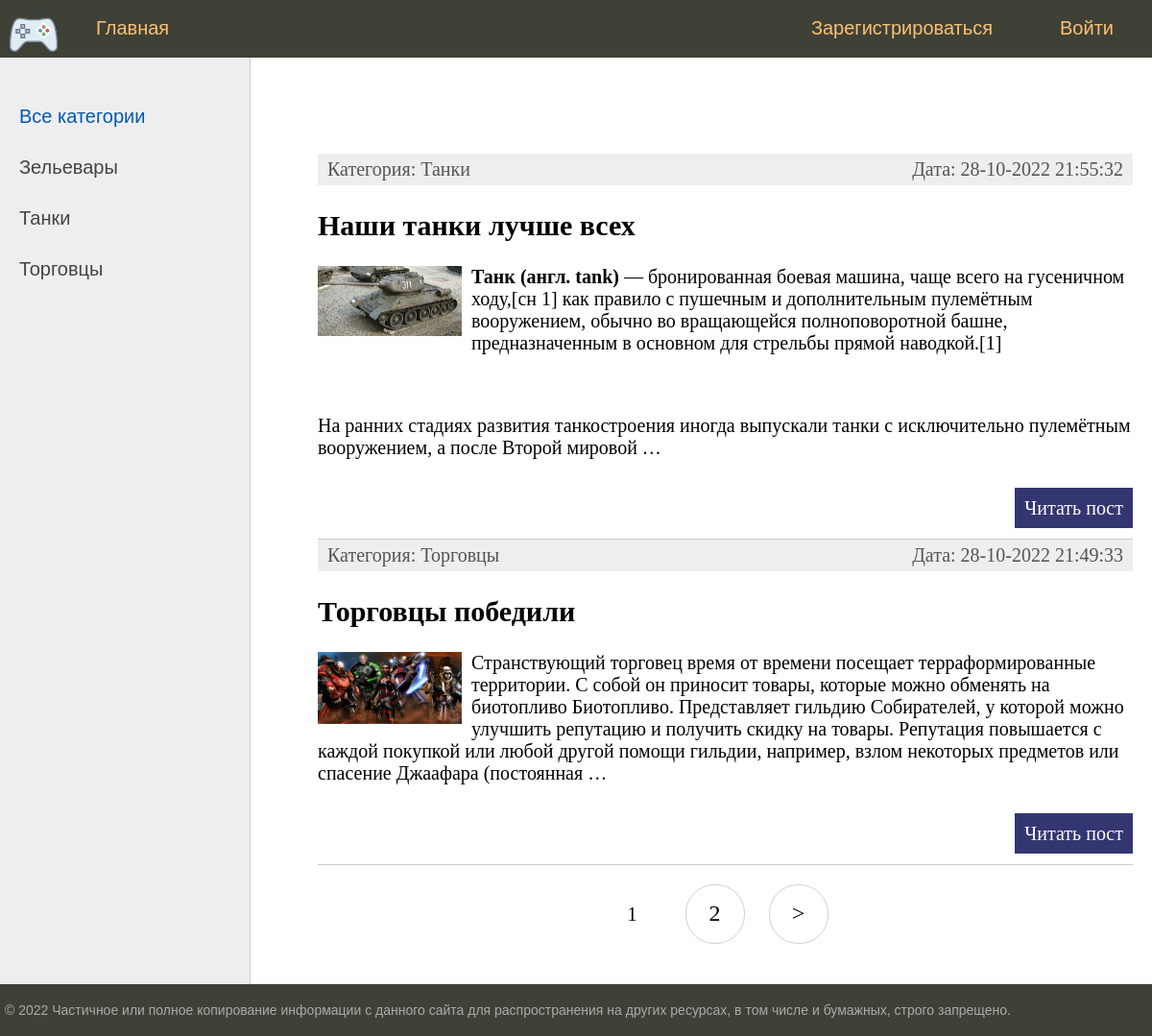
The page / on the database its author committed.
### bboard/models.py (models this page shows, shortened)
class Category(models.Model):
    name = models.CharField(
        max_length=64,
        unique=True,
        verbose_name='Категория',
        help_text='Имя категории длинной не более 64 символов ',
    )
    slug = models.SlugField(max_length=255, unique=True, db_index=True, verbose_name="URL")
    def get_absolute_url(self):
        return reverse('category', kwargs={'cat_slug': self.slug})
    class Meta:
        verbose_name = 'Категория'
        verbose_name_plural = 'Категории'

class Post(models.Model):
    title = models.CharField(max_length=255, verbose_name="Заголовок")
    content = RichTextUploadingField(blank=True, default='', verbose_name="Текст")
    category = models.ForeignKey('Category', on_delete=models.PROTECT, verbose_name="Категория")
    user = models.ForeignKey('User', on_delete=models.CASCADE, verbose_name="Пользователь")
    photo = models.ImageField(upload_to="photos/%Y/%m/%d/", verbose_name="Фото заголовка", blank=True, null=True)
    time_create = models.DateTimeField(auto_now_add=True)
    time_update = models.DateTimeField(auto_now=True)
    is_created = models.BooleanField(default=True)
    slug = models.SlugField(max_length=255, unique=True, db_index=True, verbose_name="URL")
    is_published = models.BooleanField(default=True, verbose_name="Опубликовать")
    def get_absolute_url(self):
        return reverse('post', kwargs={'slug': self.slug}) # for view
    class Meta:
        verbose_name = 'Объявление'
        verbose_name_plural = 'Объявления'

### bboard/views.py (the view)
# urls.py: path('', PostsView.as_view(), name='home'),
class PostsView(DataMixin, ListView):
    model = Post
    template_name = 'bboard/index.html'
    context_object_name = 'posts'
    def get_context_data(self, *, object_list=None, **kwargs):
        context = super().get_context_data(**kwargs)
        c_def = self.get_user_context(title="Главная страница")
        context = dict(list(context.items()) + list(c_def.items()))
        return context
    def get_queryset(self):
        return Post.objects.filter(is_published=True).order_by('-time_update')

### bboard/utils.py (called while the page is built)
    def get_user_context(self, **kwargs):
        context = kwargs
        categories =  Category.objects.annotate(Count('post'))
        user_menu = menu.copy()
        if not self.request.user.is_authenticated:
            for i in range(3):
                user_menu.pop(1)
        else:
            user_menu.pop(4)
        context['menu'] = user_menu
        context['categories'] = categories
        if 'cat_selected' not in context:
            context['cat_selected'] = 0
        return context

### bboard/templates/bboard/index.html (shortened to what this page needs)
{% extends 'base.html' %}
{% block content %}
<ul class="list-articles">
	{% for p in posts %}
		<li>
			<div class="article-panel">
				<p class="first">Категория: {{ p.category.name }}</p>
				<p class="last">Дата: {{p.time_update|date:"d-m-Y H:i:s"}}</p>
			</div>
			<h2>{{ p.title }}</h2>
			{% if p.photo %}
				<p><img class="img-article-left thumb" src="{{ p.photo.url }}"></p>
			{% endif %}
			{% autoescape off %}
				{{p.content|linebreaks|truncatewords:50}}
			{% endautoescape %}
			<p class="link-read-post">
				<a href="{{ p.get_absolute_url }}">Читать пост</a>
			</p>
		</li>
	{% endfor %}
</ul>
{% endblock %}

### templates/base.html (shortened to what this page needs)
<!DOCTYPE html>
<html>
<head>
	{% load static %}
	{% load bboard_tags %}
	<link type="text/css" href="{% static 'bboard/css/styles.css' %}" rel="stylesheet" />
</head>
<body>
	<table class="table-page" border=0 cellpadding="0" cellspacing="0">
	<tr><td valign=top>
	{% block mainmenu %}
			<div class="header">
				<ul id="mainmenu" class="mainmenu">
					<li class="logo"><a href="{% url 'home' %}"><div class="logo"></div></a></li>
					{% for m in menu %}
						{% if not forloop.last %}
							<li><a href="{% url m.url_name %}">{{ m.title }}</a></li>
						{% else %}
							<li class="last"><a href="{% url m.url_name %}">{{ m.title }}</a></li>
						{% endif %}
					{% endfor %}
					{% if user.is_authenticated %}
						<li class="last" style="color: #93a1a1 ">Пользователь: {{ user }}</li>
					{% else %}
						<li class="last"><a href="{% url 'register' %}">Зарегистрироваться</a></li>
					{% endif %}
				</ul>
			</div>
	{% endblock mainmenu %}
	<table class="table-content" border=0 cellpadding="0" cellspacing="0">
	<tr>
		<td valign="top" class="left-chapters">
		<ul id="leftchapters">
			{% if cat_selected == 0 %}
				<li class="selected">Все категории</li>
			{% else %}
				<li><a href="{% url 'home' %}">Все категории</a></li>
			{% endif %}
			{% for c in categories %}
			{% if c.post__count > 0 %}
					{% if c.pk == cat_selected %}
						<li class="selected">{{c.name}}</li>
					{% else %}
						<li><a href="{{ c.get_absolute_url }}">{{c.name}}</a></li>
					{% endif %}
			{% endif %}
			{% endfor %}
		</ul>
	</td>
	<td valign="top" class="content">
		<div class="content-text">
			{% block content %}
			{% endblock %}
			<nav class="list-pages">
				<ul>
					{% for p in paginator.page_range %}
							   {% if page_obj.number == p %}
					<li class="page-num page-num-selected">{{ p }}</li>
							   {% elif p >= page_obj.number|add:-2 and p <= page_obj.number|add:2  %}
					<li class="page-num">
						<a href="?page={{ p }}">{{ p }}</a>
					</li>
							   {% endif %}
					{% endfor %}
					{% if page_obj.has_next %}
					<li class="page-num">
							 <a href="?page={{ page_obj.next_page_number }}">&gt;</a>
					</li>
					{% endif %}
				</ul>
			</nav>
		</div>
	</td></tr></table>
	</td></tr>
	<tr><td valign=top>
		<div id="footer">
			<p>&copy; 2022 Частичное или полное копирование информации с данного сайта для распространения на других ресурсах, в том числе и бумажных, строго запрещено.</p>
		</div>
	</td></tr></table>
</body>
</html>

### bboard/static/bboard/css/styles.css (style rules this page uses)
html, body { font-family: 'Arial'; margin: 0; padding: 0; height: 100%; width: 100%; color: #444; }
a { color: #0059b2; text-decoration: none; }
img { max-width: 600px; height: auto; }
img.img-article-left { max-width: 300px; height: auto; float: left; padding: 0 10px 10px 0; }
img.img-article-left.thumb { max-width: 150px; height: auto; }
p.link-read-post { text-align: right; }
p.link-read-post a { padding: 10px; min-width: 100px; background: #333671; color: #fff; text-decoration: none; }
div.article-panel { background: #eee; padding: 5px 10px 5px 10px; box-sizing: border-box; overflow: hidden; color: #555; }
div.article-panel p.first { margin: 0; float: left; }
div.article-panel p.last { margin: 0; float: right; }
ul.list-articles { list-style: none; margin: 0; padding: 0; }
ul.list-articles li { border-bottom: 1px solid #ccc; }
.table-page { width: 100%; height: 100%; vertical-align: top; }
.table-page tr { height: 100%; }
.header { background: #3F4137; height: 60px; }
.logo { background: url('../images/logo.png') no-repeat 10px 5px; width: 70px; height: 60px; }
ul.mainmenu { list-style: none; margin: 0; padding: 0; height: 60px; color: #fdc073; font-size: 20px; overflow: hidden; }
ul.mainmenu li { float: left; margin: 18px 40px 0 30px; }
ul.mainmenu li.logo { margin: 0; }
ul.mainmenu li.last { float: right; }
ul.mainmenu li a { color: #fdc073; text-decoration: none; }
.table-content { width: 100%; min-height: 100%; height: 100%; }
.left-chapters { margin: 0; background: #eee; border-right: 1px solid #ccc; min-height: 100%; }
.left-chapters ul { width: 230px; min-height: 100%; margin: 0; padding: 20px 10px 10px 20px; list-style: none; font-size: 20px; }
.left-chapters ul li { margin: 30px 0 0 0; color: #999; }
.left-chapters ul li.selected { color: #0059b2; }
.left-chapters ul li a { color: #444; text-decoration: none; }
.content { padding: 40px 20px 20px 40px; width: 100%; box-sizing: border-box; }
.content-text { margin: 60px 0 0 30px; color: #000; font-size: 20px; font-family: Yandex Sans Display Light; }
#footer { box-sizing: border-box; background: #3F4137; padding: 5px; color: #aaa; font-size: 14px; font-family: Verdana, Geneva, Arial, Helvetica; text-align: left; overflow: hidden; }
.list-pages { text-align: center; margin: 0 0 20px 0; }
.list-pages ul { margin: 20px 0 0 0; padding: 0; list-style: none; }
.list-pages ul li { display: inline-block; margin: 0 20px 0 0; }
.list-pages a { color: #000; font-size: 24px; text-decoration: none; }
.list-pages .page-num, .page-num-selected { display: inline-block; width: 60px; height: 44px; padding: 16px 0 0 0; border: 1px solid #d0d0d0; border-radius: 30px; }
.list-pages .page-num-selected { border: none; color: #000; font-size: 20px; }

### rows shown on the page
Category: name "Зельевары"
Category: name "Танки"
Category: name "Торговцы"
Post: category.name "Танки", time_update "28-10-2022 21:55:32", title "Наши танки лучше всех", photo (picture), content "Танк (англ. tank) — бронированная боевая машина, чаще всего на гусеничном ходу,[сн 1] как правило с пушечным и дополнительным пулемётным вооружением, обычно во вращающейся полноповоротной башне, предназначенным в основном для стрельбы прямой наводкой.[1] На ранних стадиях развития танкостроения иногда выпускали танки с исключительно пулемётным вооружением, а после Второй мировой …"
Post: category.name "Торговцы", time_update "28-10-2022 21:49:33", title "Торговцы победили", photo (picture), content "Странствующий торговец время от времени посещает терраформированные территории. С собой он приносит товары, которые можно обменять на биотопливо Биотопливо. Представляет гильдию Собирателей, у которой можно улучшить репутацию и получить скидку на товары. Репутация повышается с каждой покупкой или любой другой помощи гильдии, например, взлом некоторых предметов или спасение Джаафара (постоянная …"

### other values the page prints
{{ m.title }} "Главная"
{{ m.title }} "Войти"
{{ p }} "1"
{{ p }} "2"
